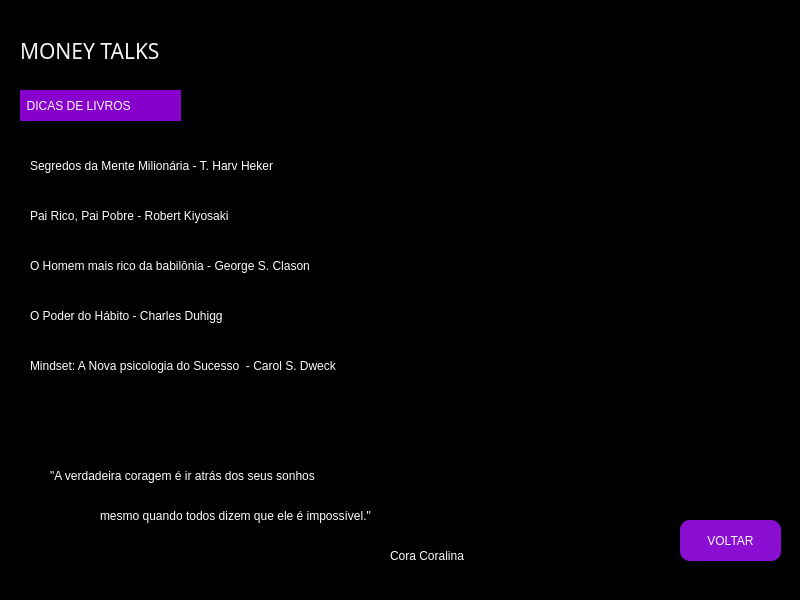
<?xml version="1.0" encoding="UTF-8"?>
<ui version="4.0">
 <class>Dicas</class>
 <widget class="QMainWindow" name="Dicas">
  <property name="geometry">
   <rect>
    <x>0</x>
    <y>0</y>
    <width>800</width>
    <height>600</height>
   </rect>
  </property>
  <property name="windowTitle">
   <string>Dicas</string>
  </property>
  <property name="styleSheet">
   <string notr="true">background-color: rgb(0, 0, 0);</string>
  </property>
  <widget class="QWidget" name="centralwidget">
   <widget class="QLabel" name="label">
    <property name="geometry">
     <rect>
      <x>490</x>
      <y>0</y>
      <width>421</width>
      <height>651</height>
     </rect>
    </property>
    <property name="styleSheet">
     <string notr="true">background-color: rgb(0, 0, 0);</string>
    </property>
    <property name="text">
     <string/>
    </property>
    <property name="pixmap">
     <pixmap>../../OneDrive/Área de Trabalho/e57bfb9795eeb931a88b9e58b0b137ab.jpg</pixmap>
    </property>
    <property name="alignment">
     <set>Qt::AlignLeading|Qt::AlignLeft|Qt::AlignVCenter</set>
    </property>
   </widget>
   <widget class="QPushButton" name="pushButton_4">
    <property name="geometry">
     <rect>
      <x>680</x>
      <y>520</y>
      <width>101</width>
      <height>41</height>
     </rect>
    </property>
    <property name="styleSheet">
     <string notr="true">font: 75 9pt &quot;MS Shell Dlg 2&quot;;
color: rgb(252, 252, 252);
background-color: rgb(176, 56, 114);
background-color: rgb(139, 15, 211);
border-radius: 10px;</string>
    </property>
    <property name="text">
     <string>VOLTAR</string>
    </property>
   </widget>
   <widget class="QLabel" name="label_3">
    <property name="geometry">
     <rect>
      <x>20</x>
      <y>90</y>
      <width>161</width>
      <height>31</height>
     </rect>
    </property>
    <property name="styleSheet">
     <string notr="true">color: rgb(253, 253, 253);
background-color: rgb(135, 0, 203);
font: 10pt &quot;MS Shell Dlg 2&quot;;</string>
    </property>
    <property name="text">
     <string>  DICAS DE LIVROS</string>
    </property>
   </widget>
   <widget class="QLabel" name="label_5">
    <property name="geometry">
     <rect>
      <x>30</x>
      <y>150</y>
      <width>361</width>
      <height>31</height>
     </rect>
    </property>
    <property name="styleSheet">
     <string notr="true">color: rgb(253, 253, 253);
font: 10pt &quot;MS Shell Dlg 2&quot;;</string>
    </property>
    <property name="text">
     <string>Segredos da Mente Milionária - T. Harv Heker</string>
    </property>
   </widget>
   <widget class="QLabel" name="label_7">
    <property name="geometry">
     <rect>
      <x>30</x>
      <y>200</y>
      <width>281</width>
      <height>31</height>
     </rect>
    </property>
    <property name="styleSheet">
     <string notr="true">color: rgb(253, 253, 253);
font: 10pt &quot;MS Shell Dlg 2&quot;;</string>
    </property>
    <property name="text">
     <string>Pai Rico, Pai Pobre - Robert Kiyosaki</string>
    </property>
   </widget>
   <widget class="QLabel" name="label_8">
    <property name="geometry">
     <rect>
      <x>30</x>
      <y>250</y>
      <width>401</width>
      <height>31</height>
     </rect>
    </property>
    <property name="styleSheet">
     <string notr="true">color: rgb(253, 253, 253);
font: 10pt &quot;MS Shell Dlg 2&quot;;</string>
    </property>
    <property name="text">
     <string>O Homem mais rico da babilônia - George S. Clason</string>
    </property>
   </widget>
   <widget class="QLabel" name="label_9">
    <property name="geometry">
     <rect>
      <x>30</x>
      <y>300</y>
      <width>281</width>
      <height>31</height>
     </rect>
    </property>
    <property name="styleSheet">
     <string notr="true">color: rgb(253, 253, 253);
font: 10pt &quot;MS Shell Dlg 2&quot;;</string>
    </property>
    <property name="text">
     <string>O Poder do Hábito - Charles Duhigg</string>
    </property>
   </widget>
   <widget class="QLabel" name="label_2">
    <property name="geometry">
     <rect>
      <x>50</x>
      <y>460</y>
      <width>381</width>
      <height>31</height>
     </rect>
    </property>
    <property name="styleSheet">
     <string notr="true">color: rgb(253, 253, 253);
font: 10pt &quot;MS Shell Dlg 2&quot;;</string>
    </property>
    <property name="text">
     <string>&quot;A verdadeira coragem é ir atrás dos seus sonhos</string>
    </property>
   </widget>
   <widget class="QLabel" name="label_4">
    <property name="geometry">
     <rect>
      <x>100</x>
      <y>500</y>
      <width>381</width>
      <height>31</height>
     </rect>
    </property>
    <property name="styleSheet">
     <string notr="true">color: rgb(253, 253, 253);
font: 10pt &quot;MS Shell Dlg 2&quot;;</string>
    </property>
    <property name="text">
     <string>mesmo quando todos dizem que ele é impossível.&quot;</string>
    </property>
   </widget>
   <widget class="QLabel" name="label_10">
    <property name="geometry">
     <rect>
      <x>390</x>
      <y>540</y>
      <width>101</width>
      <height>31</height>
     </rect>
    </property>
    <property name="styleSheet">
     <string notr="true">color: rgb(253, 253, 253);</string>
    </property>
    <property name="text">
     <string>Cora Coralina</string>
    </property>
   </widget>
   <widget class="QLabel" name="label_11">
    <property name="geometry">
     <rect>
      <x>30</x>
      <y>350</y>
      <width>441</width>
      <height>31</height>
     </rect>
    </property>
    <property name="styleSheet">
     <string notr="true">color: rgb(253, 253, 253);
font: 10pt &quot;MS Shell Dlg 2&quot;;</string>
    </property>
    <property name="text">
     <string>Mindset: A Nova psicologia do Sucesso  - Carol S. Dweck</string>
    </property>
   </widget>
   <widget class="QLabel" name="label_6">
    <property name="geometry">
     <rect>
      <x>20</x>
      <y>40</y>
      <width>181</width>
      <height>21</height>
     </rect>
    </property>
    <property name="font">
     <font>
      <family>Sans Serif Collection</family>
      <pointsize>16</pointsize>
     </font>
    </property>
    <property name="styleSheet">
     <string notr="true">color: rgb(244, 244, 244);</string>
    </property>
    <property name="text">
     <string>MONEY TALKS</string>
    </property>
   </widget>
  </widget>
  <widget class="QStatusBar" name="statusbar"/>
 </widget>
 <resources/>
 <connections/>
</ui>
